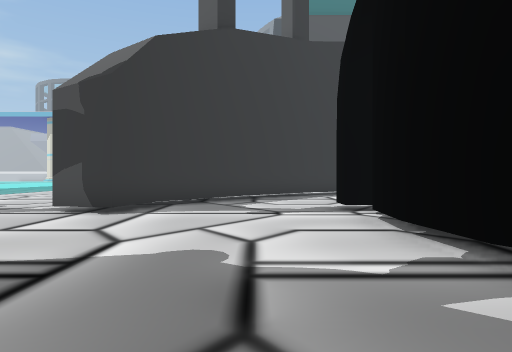
[1] (above)

16 first-person views from a walk through a scene from a Unity 3-D project. The camera is 1.4 m above the floor, looks level and sees 75° across. The floor is counted in squares, 2 m on a side. Each view is taken from the middle of a square. On the plan, view 1 faces up. The plan holds only what a view shows up to about 10 squares ahead; the rest is blank. The place goes on beyond the plan. Some trees and plants on the terrain are drawn as simple stand-ins. Some surface patterns are stand-ins.

[2]
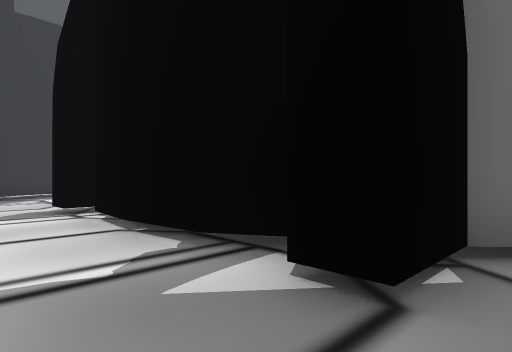

[3]
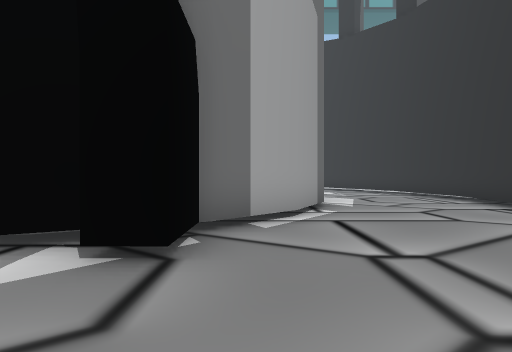

[4]
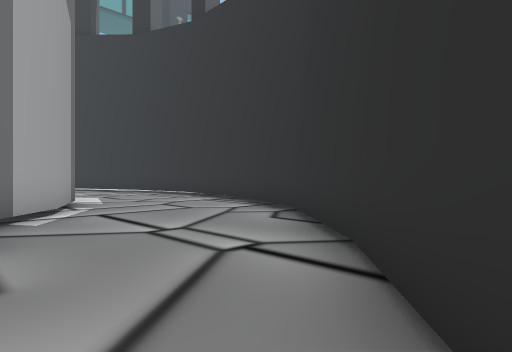

[5]
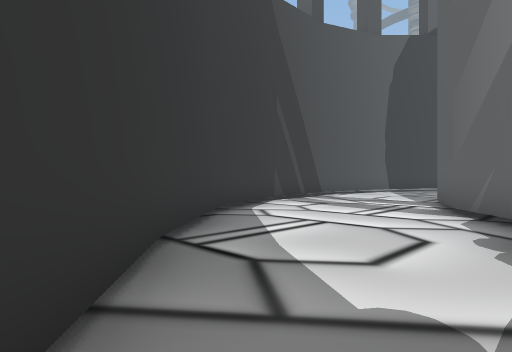

[6]
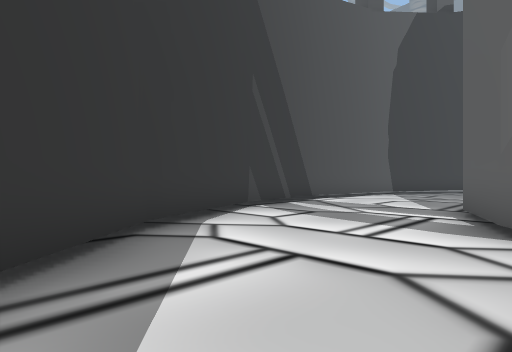

[7]
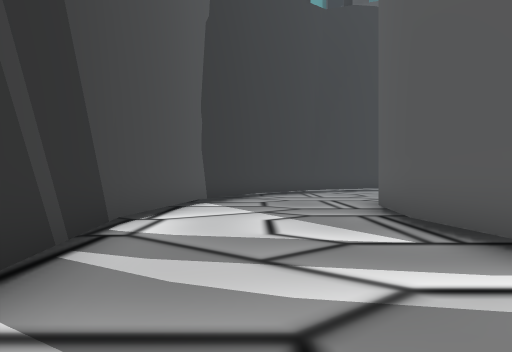

[8]
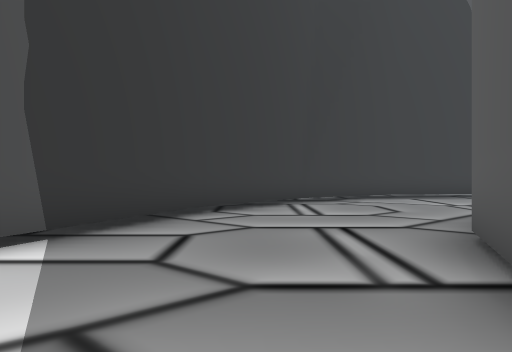

[9]
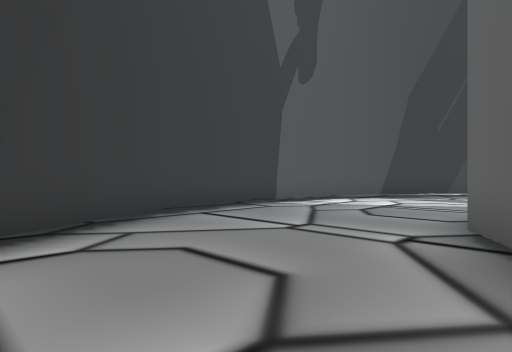

[10]
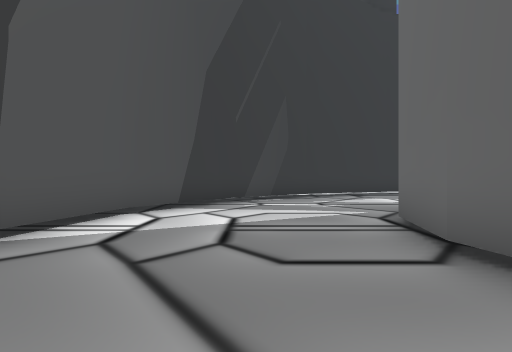

[11]
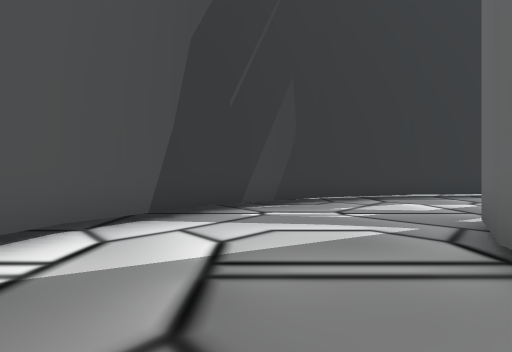

[12]
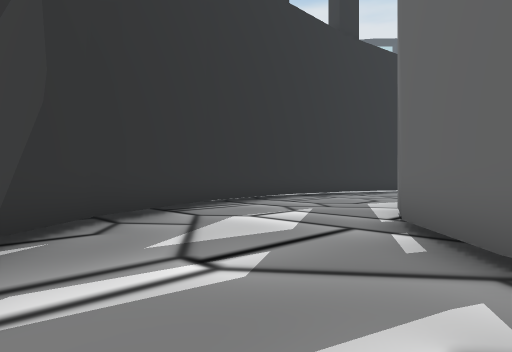

[13]
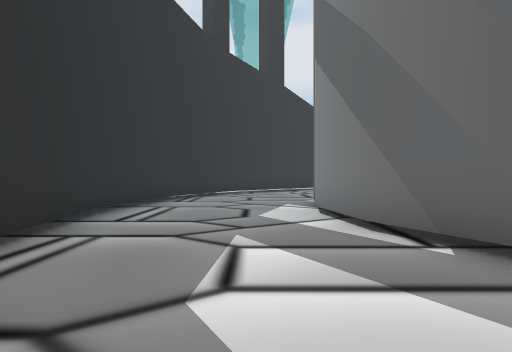

[14]
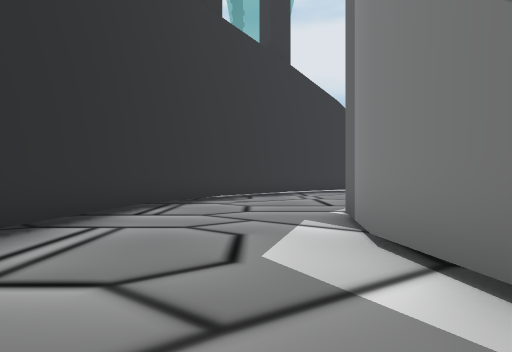

[15]
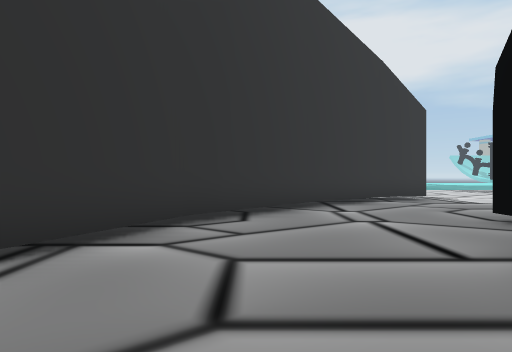

[16]
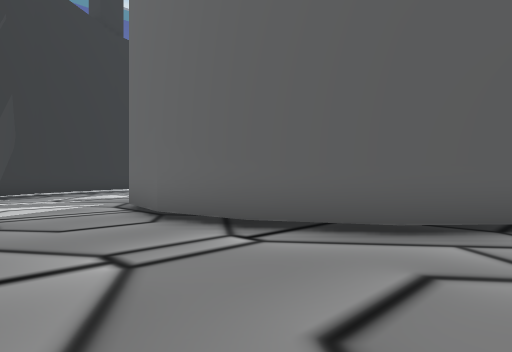

### Floor plan
Points are (right, up) in squares from view 1. A wall is a line through its corners. A room is listed if a view was taken in it or the views show most of it. See-through windows are left out.
Room 1 (views 1, 2, 3, 4, 5)
walls: (-2.7, 2.1) (-2.3, 0.5) (-1.1, -1); (1.8, 4.1) (1.9, 5.5); (1.8, 6.6) (1.8, 7.3); (-2.2, 7.7) (-2.7, 6.2) (-3.5, 6.4); (-2, 7.9) (-2.3, 7.5)
low walls: (1.9, 2.7) (1.8, 3.9); (1.8, 0.7) (1.8, 1.5)
ways out: opening at (0, 8) to room 2; opening at (0.5, -0.5) to room 2
Room 2 (views 6, 7, 8, 9, 10, 11, 12, 13, 14, 15, 16)
walls: (12.9, 8.4) (14, 7.4) (14.9, 5.8) (15.3, 4) (14.9, 2.2) (14, 0.5) (12.5, -0.8); (11.2, 9.3) (12.5, 8.7); (17.9, 9.4) (17.9, 9.7) (15.3, 12); (15.4, 12) (12.1, 13.5); (12.3, 13.4) (8.7, 14) (5.1, 13.5); (8.6, 9.8) (10.7, 9.5); (7.1, 9.6) (8.8, 9.8); (12.4, -0.8) (10.6, -1.6); (4.8, 8.7) (6.7, 9.6); (10.7, -1.6) (8.6, -1.8); (5.2, 13.5) (2, 12.1); (3.6, 7.7) (4.8, 8.8); (8.7, -1.8) (6.6, -1.5); (6.5, -1.5) (4.7, -0.7); (15.2, -4.1) (17.8, -1.8) (19.3, 0.8) (19.9, 4) (19.4, 7) (17.8, 9.8); (2.2, 12.2) (-0.5, 9.9); (4.8, -0.8) (3.1, 0.7) (1.8, 0.7); (12, -5.5) (15.3, -4); (-0.4, 9.9) (-2.2, 7.7); (8.5, -5.9) (12.1, -5.5); (2, -4) (5.1, -5.4) (8.7, -5.9); (-0.5, -1.7) (2.1, -4.1); (-1.1, -1) (-0.5, -1.8)
ways out: opening at (0, 8) to room 1; opening at (0.5, -0.5) to room 1

Positions as (right, up) in squares from view 1, and headings:
1: (0, 0), facing up
2: (0, 0), facing up-right
3: (-1, 0), facing right
4: (-2, 1), facing down-right
5: (-2, 7), facing up-right
6: (0, 8), facing up-right
7: (4, 12), facing right
8: (9, 11), facing right
9: (14, 10), facing down-right
10: (17, 7), facing down
11: (17, 5), facing down
12: (17, 1), facing down-left
13: (15, -3), facing left
14: (12, -3), facing left
15: (7, -3), facing left
16: (18, 9), facing down-left
